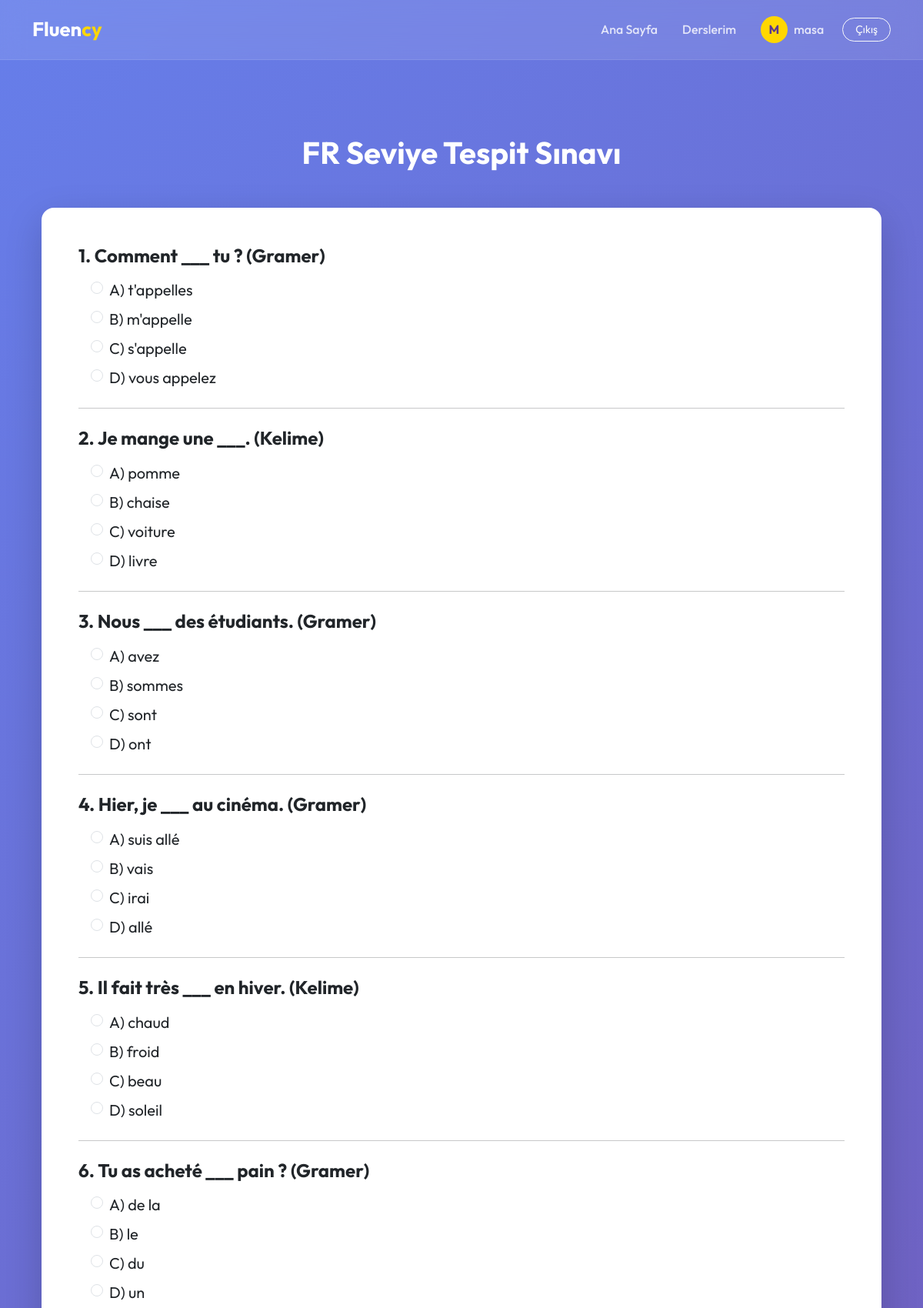
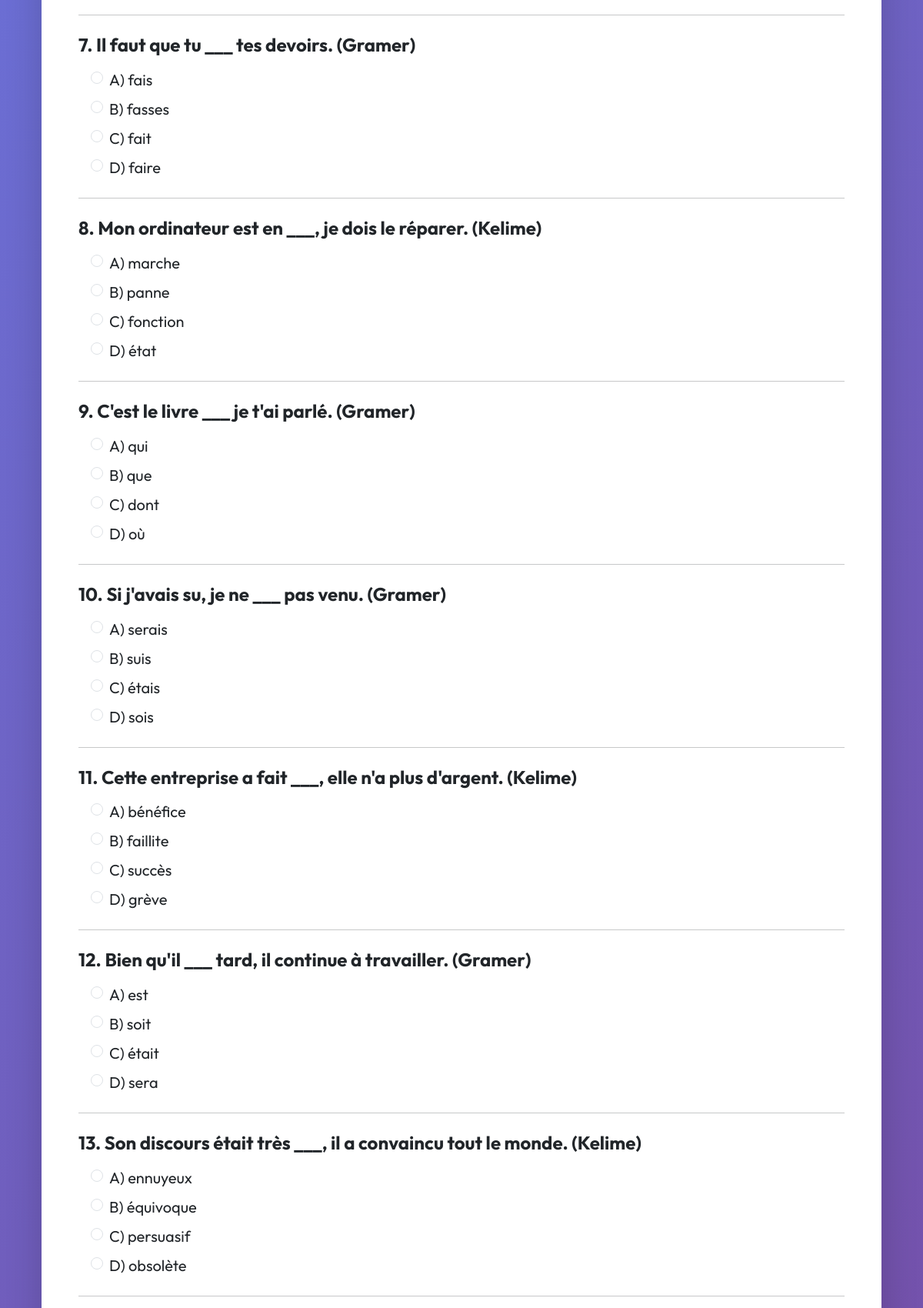
The app's page /test/fr/ (signed in, upper part) with its own data (2 pictures, top to bottom).
### users/models.py (models this page shows)
class User(AbstractUser):
    pass

### languages/models.py (models this page shows, shortened)
class Question(models.Model):
    language_code = models.CharField(max_length=5)
    text = models.TextField()
    level = models.CharField(max_length=2)
    option_a = models.CharField(max_length=200)
    option_b = models.CharField(max_length=200)
    option_c = models.CharField(max_length=200)
    option_d = models.CharField(max_length=200)
    correct_answer = models.CharField(max_length=1)

### languages/views.py (the view)
# urls.py: path('test/<str:lang_code>/', views.start_placement_test, name='start_test'),
def start_placement_test(request, lang_code):
    questions = Question.objects.filter(language_code=lang_code.lower())
    if not questions.exists():
        return render(request, 'languages/no_questions.html', {'lang_code': lang_code})
    return render(request, 'languages/test.html', {
        'questions': questions,
        'lang_code': lang_code
    })

### languages/templates/languages/test.html (shortened to what this page needs)
{% extends "base.html" %}
{% block content %}
<div class="container mt-5 text-white"> <h1 class="fw-bold text-center mb-5">{{ lang_code|upper }} Seviye Tespit Sınavı</h1>
    <div class="card p-5 rounded-4 shadow-lg bg-white border-0">
        <div style="color: #212529 !important;"> <form method="post" action="{% url 'evaluate_test' lang_code=lang_code %}">
                {% for question in questions %}
                <div class="mb-4">
                    <h4 class="fw-bold" style="color: #212529 !important;">{{ forloop.counter }}. {{ question.text }}</h4>
                    <div class="ms-3 mt-3">
                        <div class="form-check mb-2">
                            <input class="form-check-input" type="radio" name="question_{{ question.id }}" id="q{{ question.id }}a" value="A" required>
                            <label class="form-check-label fs-5" for="q{{ question.id }}a" style="color: #212529 !important;">A) {{ question.option_a }}</label>
                        </div>
                        <div class="form-check mb-2">
                            <input class="form-check-input" type="radio" name="question_{{ question.id }}" id="q{{ question.id }}b" value="B">
                            <label class="form-check-label fs-5" for="q{{ question.id }}b" style="color: #212529 !important;">B) {{ question.option_b }}</label>
                        </div>
                        <div class="form-check mb-2">
                            <input class="form-check-input" type="radio" name="question_{{ question.id }}" id="q{{ question.id }}c" value="C">
                            <label class="form-check-label fs-5" for="q{{ question.id }}c" style="color: #212529 !important;">C) {{ question.option_c }}</label>
                        </div>
                        <div class="form-check mb-2">
                            <input class="form-check-input" type="radio" name="question_{{ question.id }}" id="q{{ question.id }}d" value="D">
                            <label class="form-check-label fs-5" for="q{{ question.id }}d" style="color: #212529 !important;">D) {{ question.option_d }}</label>
                        </div>
                    </div>
                </div>
                <hr class="my-4 opacity-25" style="border-color: #212529;">
                {% endfor %}
            </form>
        </div>
    </div>
</div>
{% endblock %}

### templates/base.html (shortened to what this page needs)
<!DOCTYPE html>
<html lang="tr">
<head>
    <link href="https://cdn.jsdelivr.net/npm/bootstrap@5.3.0/dist/css/bootstrap.min.css" rel="stylesheet">
</head>
<body>
    <nav class="navbar navbar-expand-lg navbar-dark sticky-top">
        <div class="container">
            <a class="navbar-brand" href="/">Fluen<span>cy</span></a>
            <div class="collapse navbar-collapse" id="navbarNav">
                <ul class="navbar-nav ms-auto align-items-center">
                    <li class="nav-item"><a class="nav-link px-3" href="/">Ana Sayfa</a></li>
                    {% if user.is_authenticated %}
                    <li class="nav-item"><a class="nav-link px-3" href="/dashboard">Derslerim</a></li>
                    <li class="nav-item">
                        <a class="nav-link px-3 d-flex align-items-center" href="/profile">
                            <div class="profile-circle me-2">
                                {{ user.username|slice:":1"|upper }}
                            </div>
                            {{ user.username }}
                        </a>
                    </li>
                    <li class="nav-item ms-lg-2">
                        <a class="btn btn-outline-light btn-sm px-3" style="border-radius: 50px;"
                            href="/logout">Çıkış</a>
                    </li>
                    {% else %}
                    <li class="nav-item"><a class="nav-link px-3" href="/login">Giriş Yap</a></li>
                    <li class="nav-item">
                        <a class="btn btn-start ms-lg-3 shadow-sm" href="/register">Hemen Başla</a>
                    </li>
                    {% endif %}
                </ul>
            </div>
        </div>
    </nav>
    <main class="main-content">
        <div class="container py-5">
            {% block content %}{% endblock %}
        </div>
    </main>
</body>
</html>s

### templates/base.html (style rules this page uses)
body { font-family: 'Outfit', sans-serif; background: linear-gradient(135deg, #667eea 0%, #764ba2 100%); min-height: 100vh; color: #fff; display: flex; flex-direction: column; }
.navbar { background: rgba(255, 255, 255, 0.1) !important; backdrop-filter: blur(15px); border-bottom: 1px solid rgba(255, 255, 255, 0.1); padding: 0.8rem 0; }
.navbar-brand { font-weight: 700; font-size: 1.6rem; color: #fff !important; }
.navbar-brand span { color: #ffd700; }
.nav-link { color: rgba(255, 255, 255, 0.8) !important; font-weight: 500; transition: 0.3s; border-radius: 10px; }
.main-content { flex: 1; display: flex; align-items: center; }
.profile-circle { width: 35px; height: 35px; background: #ffd700; color: #5a3791; border-radius: 50%; display: flex; align-items: center; justify-content: center; font-weight: bold; }

### records on screen
User: username "M", username "masa"
Question: text "Comment ___ tu ? (Gramer)", option_a "t'appelles", option_b "m'appelle", option_c "s'appelle", option_d "vous appelez"
Question: text "Je mange une ___. (Kelime)", option_a "pomme", option_b "chaise", option_c "voiture", option_d "livre"
Question: text "Nous ___ des étudiants. (Gramer)", option_a "avez", option_b "sommes", option_c "sont", option_d "ont"
Question: text "Hier, je ___ au cinéma. (Gramer)", option_a "suis allé", option_b "vais", option_c "irai", option_d "allé"
Question: text "Il fait très ___ en hiver. (Kelime)", option_a "chaud", option_b "froid", option_c "beau", option_d "soleil"
Question: text "Tu as acheté ___ pain ? (Gramer)", option_a "de la", option_b "le", option_c "du", option_d "un"
Question: text "Il faut que tu ___ tes devoirs. (Gramer)", option_a "fais", option_b "fasses", option_c "fait", option_d "faire"
Question: text "Mon ordinateur est en ___, je dois le réparer. (Kelime)", option_a "marche", option_b "panne", option_c "fonction", option_d "état"
Question: text "C'est le livre ___ je t'ai parlé. (Gramer)", option_a "qui", option_b "que", option_c "dont", option_d "où"
Question: text "Si j'avais su, je ne ___ pas venu. (Gramer)", option_a "serais", option_b "suis", option_c "étais", option_d "sois"
Question: text "Cette entreprise a fait ___, elle n'a plus d'argent. (Kelime)", option_a "bénéfice", option_b "faillite", option_c "succès", option_d "grève"
Question: text "Bien qu'il ___ tard, il continue à travailler. (Gramer)", option_a "est", option_b "soit", option_c "était", option_d "sera"
Question: text "Son discours était très ___, il a convaincu tout le monde. (Kelime)", option_a "ennuyeux", option_b "équivoque", option_c "persuasif", option_d "obsolète"

### other values on screen
{{ lang_code|upper }} "FR"
